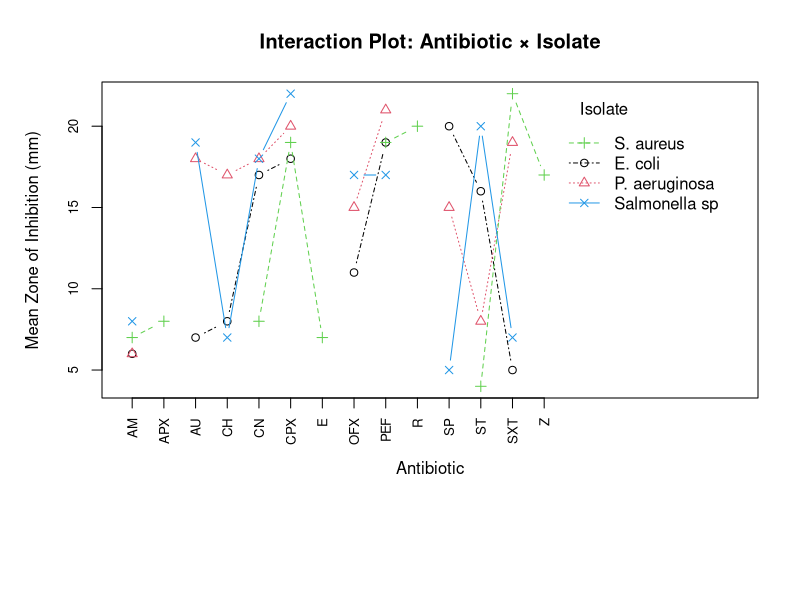
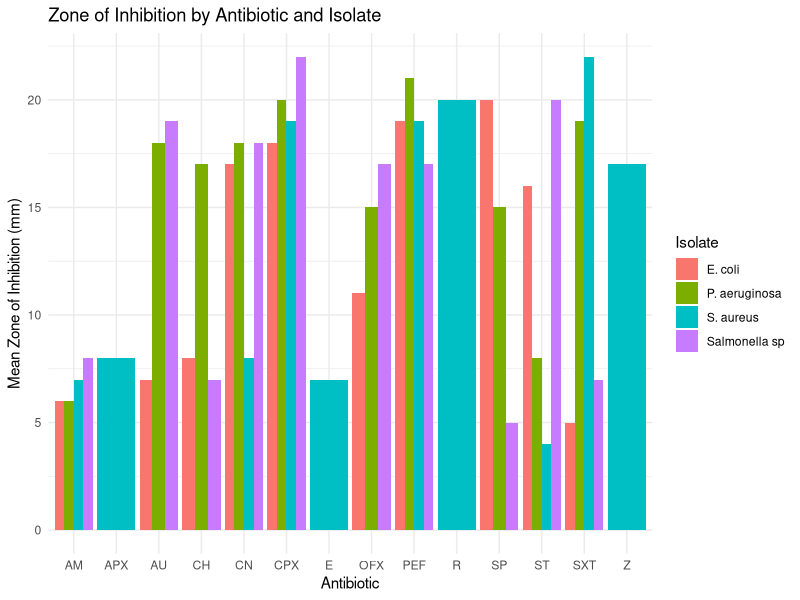
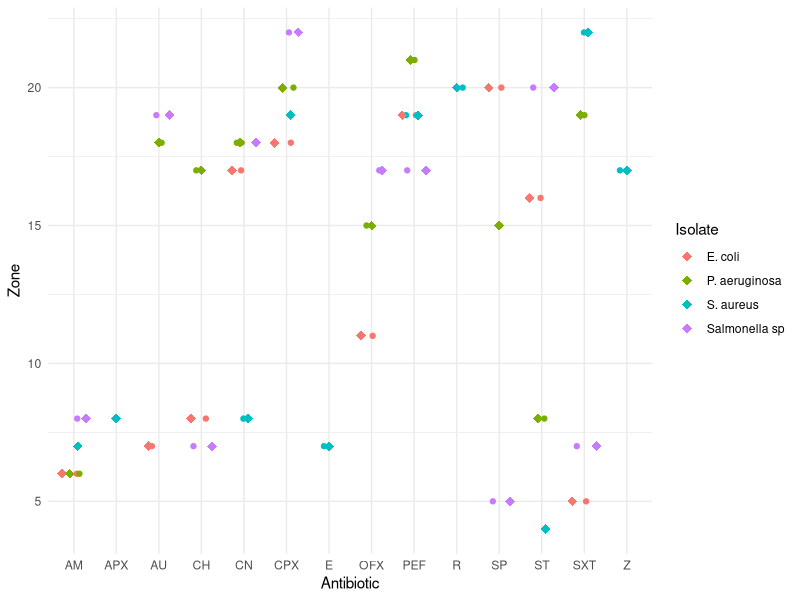
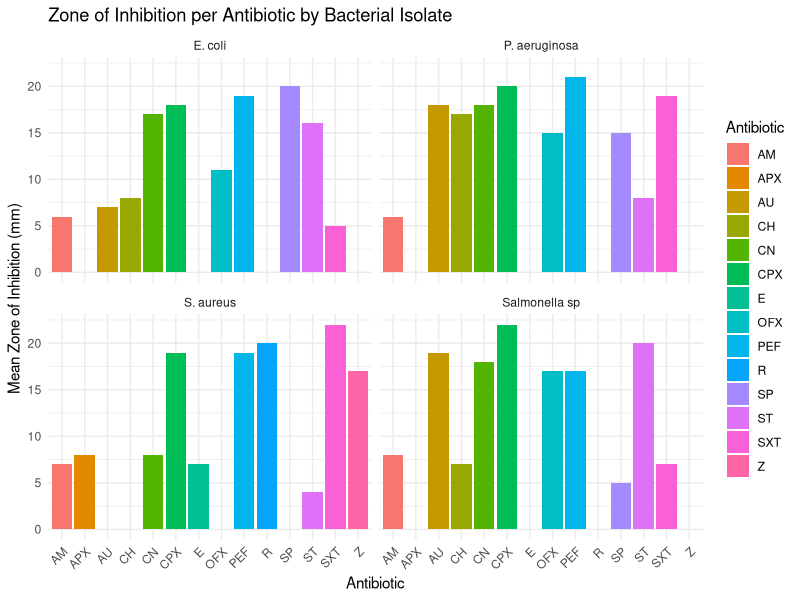
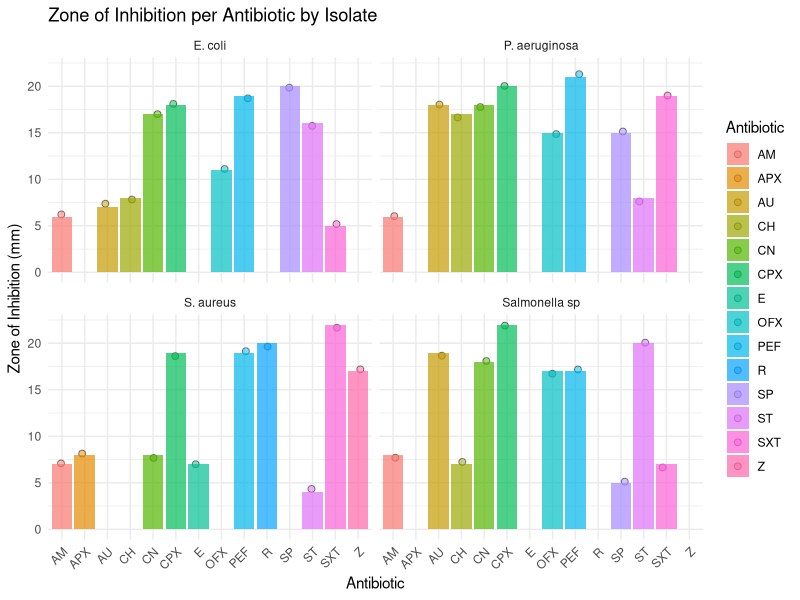
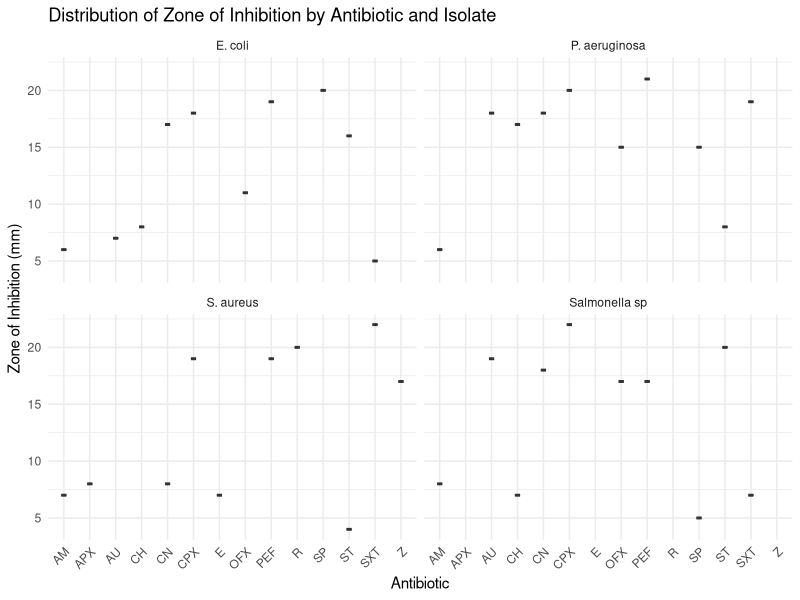
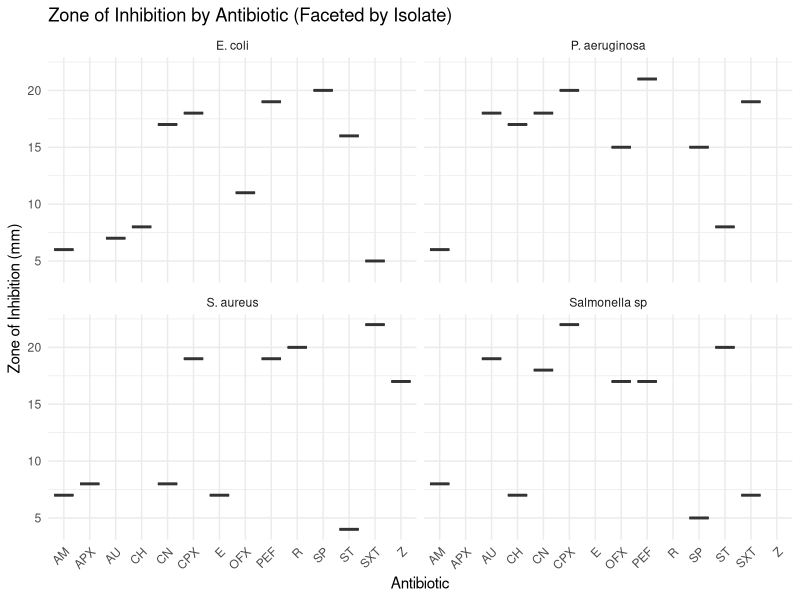

These figures' R source, in order:

# Loading of packages/libraries
library(tidyverse)
library(dplyr)
library(ggplot2)

# Load necessary libraries
library(tidyverse)

# Read the CSV file
Data <- read.csv("cleaned_trial_for_anova.csv")

colnames(Data)
table(Data$Isolate)
table(Data$Antibiotic)
table(Data$Zone)


# Antibiotic (factor), Isolate (factor), and Zone (numeric)

anova_model <- aov(Zone ~ Antibiotic + Isolate, data = Data)
summary(anova_model)


# Calculate F critical value
alpha <- 0.05
Data1 <- 3  # between groups
Data2 <- 36 # within groups

f_crit <- qf(1 - alpha, Data1, Data2)
f_crit


alpha <- 0.05
df1 <- 3  # between groups
df2 <- 16 # within groups

f_crit2 <- qf(1 - alpha, df1, df2)
f_crit2

#-------------------------------------------------------------------
#                         Plot
#------------------------------------------------------------------

# Ensure Antibiotic and Isolate are factors
Data$Antibiotic <- as.factor(Data$Antibiotic)
Data$Isolate <- as.factor(Data$Isolate)

# Adjust margins to make room for long x-axis labels
par(mar = c(10, 5, 4, 2) + 0.1)

antibiotic_levels <- levels(Data$Antibiotic)

# interaction plot
interaction.plot(
  x.factor = Data$Antibiotic,
  trace.factor = Data$Isolate,
  response = Data$Zone,
  fun = mean,
  type = "b",           # Line + points
  col = 1:length(levels(Data$Isolate)),  # color per isolate
  pch = 1:length(levels(Data$Isolate)),  # shape per isolate
  xlab = "Antibiotic",
  ylab = "Mean Zone of Inhibition (mm)",
  trace.label = "Isolate",
  main = "Interaction Plot: Antibiotic × Isolate",
  cex.axis = 0.8,
  cex.lab = 1,
  cex.main = 1.2,
  xaxt = "n"            # Disable automatic x-axis
)

# manually addition of x-axis labels using the variable
axis(
  side = 1,
  at = 1:length(antibiotic_levels),   # Match positions
  labels = antibiotic_levels,
  las = 2,                            # Rotate labels vertically
  cex.axis = 0.8
)




#     Grouped Bar Plot (Bar Chart) with Error Bars

ggplot(Data, aes(x = Antibiotic, y = Zone, fill = Isolate)) +
  stat_summary(fun = mean, geom = "bar", position = "dodge") +
  stat_summary(fun.data = mean_se, geom = "errorbar", position = position_dodge(0.9), width = 0.2) +
  labs(title = "Zone of Inhibition by Antibiotic and Isolate",
       y = "Mean Zone of Inhibition (mm)",
       x = "Antibiotic") +
  theme_minimal()



#     Jittered scatter plot

ggplot(Data, aes(x = Antibiotic, y = Zone, color = Isolate)) +
  geom_jitter(width = 0.2, height = 0) +
  stat_summary(fun = mean, geom = "point", size = 3, shape = 18, position = position_dodge(width = 0.75)) +
  theme_minimal()




#       Faceted grouped bar chart 

ggplot(Data, aes(x = Antibiotic, y = Zone, fill = Antibiotic)) +
  stat_summary(fun = mean, geom = "bar", position = "dodge") +
  stat_summary(fun.data = mean_se, geom = "errorbar", 
               position = position_dodge(0.9), width = 0.2) +
  facet_wrap(~ Isolate) +
  labs(title = "Zone of Inhibition per Antibiotic by Bacterial Isolate",
       y = "Mean Zone of Inhibition (mm)",
       x = "Antibiotic") +
  theme_minimal() +
  theme(axis.text.x = element_text(angle = 45, hjust = 1))






#     faceted bar + jitter plot with error bars

ggplot(Data, aes(x = Antibiotic, y = Zone, fill = Antibiotic)) +
  geom_jitter(position = position_jitter(width = 0.2), shape = 21, size = 2, alpha = 0.5) +
  stat_summary(fun = mean, geom = "bar", alpha = 0.7) +
  stat_summary(fun.data = mean_se, geom = "errorbar", width = 0.2) +
  facet_wrap(~ Isolate) +
  labs(title = "Zone of Inhibition per Antibiotic by Isolate",
       y = "Zone of Inhibition (mm)",
       x = "Antibiotic") +
  theme_minimal() +
  theme(axis.text.x = element_text(angle = 45, hjust = 1))



#         faceted violin-boxplot

ggplot(Data, aes(x = Antibiotic, y = Zone, fill = Antibiotic)) +
  geom_violin(trim = FALSE, alpha = 0.6) +  # Show full distribution
  geom_boxplot(width = 0.2, fill = "white", outlier.shape = NA) +  # Add boxplot inside violin
  facet_wrap(~ Isolate) +
  labs(title = "Distribution of Zone of Inhibition by Antibiotic and Isolate",
       y = "Zone of Inhibition (mm)",
       x = "Antibiotic") +
  theme_minimal() +
  theme(axis.text.x = element_text(angle = 45, hjust = 1),
        legend.position = "none")


#         faceted comparative boxplot

ggplot(Data, aes(x = Antibiotic, y = Zone, fill = Antibiotic)) +
  geom_boxplot(outlier.shape = 16, outlier.size = 2, alpha = 0.7) +
  facet_wrap(~ Isolate) +
  labs(title = "Zone of Inhibition by Antibiotic (Faceted by Isolate)",
       y = "Zone of Inhibition (mm)",
       x = "Antibiotic") +
  theme_minimal() +
  theme(axis.text.x = element_text(angle = 45, hjust = 1),
        legend.position = "none")
